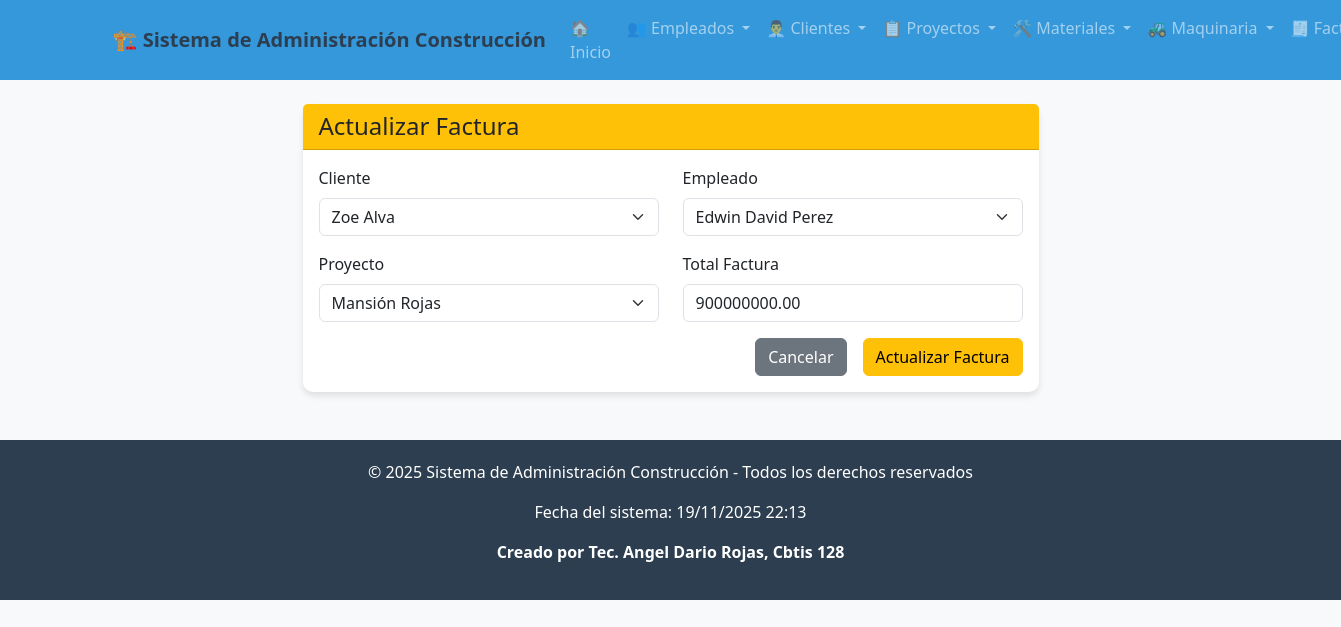
The app's page /factura/actualizar/1/ with its own data.
### app_Construccion/models.py (models this page shows, shortened)
class Factura(models.Model):
    id_cliente = models.ForeignKey(Cliente, on_delete=models.CASCADE, related_name="facturas")
    id_empleado = models.ForeignKey(Empleado, on_delete=models.CASCADE, related_name="facturas")
    id_proyecto = models.ForeignKey(Proyecto, on_delete=models.CASCADE, related_name="facturas")
    factura_total = models.DecimalField(max_digits=12, decimal_places=2)
    fecha_emision = models.DateField(auto_now_add=True)

class Cliente(models.Model):
    nombre = models.CharField(max_length=100)
    apellido = models.CharField(max_length=100)
    tipo_cliente = models.CharField(
        max_length=50,
        choices=[
            ("Residencial", "Residencial"),
            ("Comercial", "Comercial"),
            ("Gubernamental", "Gubernamental"),
        ],
        default="Residencial"
    )
    telefono = models.CharField(max_length=20)
    email = models.EmailField(unique=True)
    direccion = models.CharField(max_length=200)
    fecha_registro = models.DateField(auto_now_add=True)

class Empleado(models.Model):
    nombre = models.CharField(max_length=100)
    apellido = models.CharField(max_length=100)
    cargo = models.CharField(max_length=100)
    telefono = models.CharField(max_length=20)
    email = models.EmailField(unique=True)
    fecha_contratacion = models.DateField()
    salario = models.DecimalField(max_digits=10, decimal_places=2)

class Proyecto(models.Model):
    nombre = models.CharField(max_length=150)
    descripcion = models.TextField()
    fecha_inicio = models.DateField()
    fecha_fin = models.DateField()
    presupuesto = models.DecimalField(max_digits=12, decimal_places=2)
    cliente = models.ForeignKey(Cliente, on_delete=models.CASCADE, related_name="proyectos")
    empleados = models.ManyToManyField(Empleado, related_name="proyectos")
    materiales = models.ManyToManyField(Material, related_name="proyectos", blank=True)
    maquinarias = models.ManyToManyField(Maquinaria, related_name="proyectos", blank=True)
    factura_total = models.DecimalField(max_digits=12, decimal_places=2, default=0)
    estado = models.CharField(
        max_length=50,
        choices=[
            ("En planificación", "En planificación"),
            ("En curso", "En curso"),
            ("Finalizado", "Finalizado"),
        ],
        default="En planificación",
    )
    factura_generada = models.BooleanField(default=False)

### app_Construccion/views.py (the view, shortened to what this page needs)
# urls.py: path('factura/actualizar/<int:factura_id>/', views.actualizar_factura, name='actualizar_factura'),
def actualizar_factura(request, factura_id):
    factura = get_object_or_404(Factura, id=factura_id)
    clientes = Cliente.objects.all()
    empleados = Empleado.objects.all()
    proyectos = Proyecto.objects.all()
    return render(request, 'factura/actualizar_factura.html', {
        'factura': factura,
        'clientes': clientes,
        'empleados': empleados,
        'proyectos': proyectos
    })

### app_Construccion/templates/factura/actualizar_factura.html (shortened to what this page needs)
{% extends 'base.html' %}
{% block content %}
<div class="row justify-content-center">
    <div class="col-md-8">
        <div class="card">
            <div class="card-header bg-warning text-dark">
                <h4 class="mb-0">Actualizar Factura</h4>
            </div>
            <div class="card-body">
                <form method="POST">
                    <div class="row">
                        <div class="col-md-6 mb-3">
                            <label for="id_cliente" class="form-label">Cliente</label>
                            <select class="form-select" id="id_cliente" name="id_cliente" required>
                                {% for cliente in clientes %}
                                <option value="{{ cliente.id }}" {% if cliente.id == factura.id_cliente.id %}selected{% endif %}>
                                    {{ cliente.nombre }} {{ cliente.apellido }}
                                </option>
                                {% endfor %}
                            </select>
                        </div>
                        <div class="col-md-6 mb-3">
                            <label for="id_empleado" class="form-label">Empleado</label>
                            <select class="form-select" id="id_empleado" name="id_empleado" required>
                                {% for empleado in empleados %}
                                <option value="{{ empleado.id }}" {% if empleado.id == factura.id_empleado.id %}selected{% endif %}>
                                    {{ empleado.nombre }} {{ empleado.apellido }}
                                </option>
                                {% endfor %}
                            </select>
                        </div>
                    </div>
                    <div class="row">
                        <div class="col-md-6 mb-3">
                            <label for="id_proyecto" class="form-label">Proyecto</label>
                            <select class="form-select" id="id_proyecto" name="id_proyecto" required>
                                {% for proyecto in proyectos %}
                                <option value="{{ proyecto.id }}" {% if proyecto.id == factura.id_proyecto.id %}selected{% endif %}>
                                    {{ proyecto.nombre }}
                                </option>
                                {% endfor %}
                            </select>
                        </div>
                        <div class="col-md-6 mb-3">
                            <label for="factura_total" class="form-label">Total Factura</label>
                            <input type="number" step="0.01" class="form-control" id="factura_total" name="factura_total" value="{{ factura.factura_total }}" required>
                        </div>
                    </div>
                    <div class="d-grid gap-2 d-md-flex justify-content-md-end">
                        <a href="{% url 'ver_facturas' %}" class="btn btn-secondary me-md-2">Cancelar</a>
                        <button type="submit" class="btn btn-warning">Actualizar Factura</button>
                    </div>
                </form>
            </div>
        </div>
    </div>
</div>
{% endblock %}

### app_Construccion/templates/base.html (style rules this page uses)
body { background-color: #f8f9fa; font-family: 'Segoe UI', Tahoma, Geneva, Verdana, sans-serif; }
.card { border: none; border-radius: 10px; box-shadow: 0 4px 6px rgba(0,0,0,0.1); }

### records on screen
Factura: id_cliente "Zoe Alva", id_empleado "Edwin David Perez", id_proyecto "Mansión Rojas", factura_total "900000000.00"
